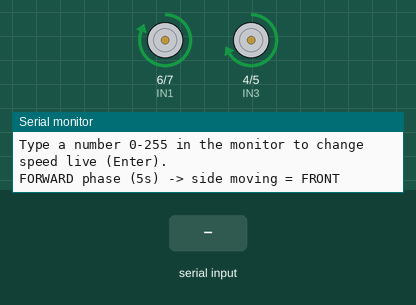
Recording of a sketch running on a simulated Arduino Uno, built with avr-gcc and run on an emulated ATmega328P. Parts: motor-driver pin pairs drawn as motors (green arrow = first pin HIGH = forward, orange = second pin HIGH = backward, longer = more drive, scaled by the enable pin), the last lines printed to the serial monitor. Inputs (shaded band) come from the test bench.

Above: at 2.2 s.
2.3 s: "90,45\n" received over Serial
At 10.0 s:
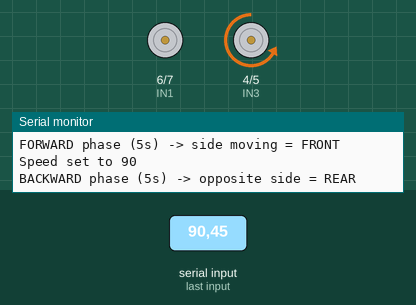
23.5 s: "30,150\n" received over Serial
42.5 s: "200\n" received over Serial
At 55.2 s:
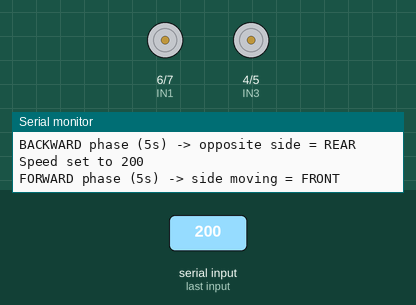
63.5 s: "90\n" received over Serial
At 66.0 s:
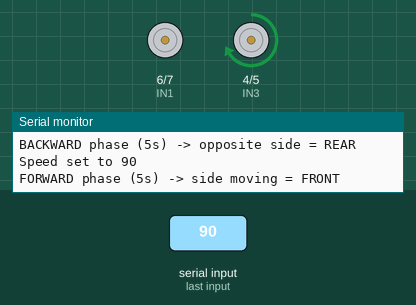
Timing chart, 0 to 82.5 s (numbered marks = the images above; inputs shaded):
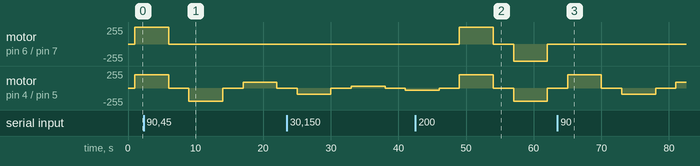

The sketch:

motor_test2.ino
```cpp
#define IN1 6
#define IN2 7
#define ENA 8
#define IN3 4
#define IN4 5
#define ENB 10

int speed = 200;

void setup() {
  Serial.begin(115200);
  pinMode(IN1, OUTPUT); pinMode(IN2, OUTPUT); pinMode(ENA, OUTPUT);
  pinMode(IN3, OUTPUT); pinMode(IN4, OUTPUT); pinMode(ENB, OUTPUT);
  delay(1000);
  Serial.println("=== DIRECTION TEST ===");
  Serial.println("Mark the side the robot moves on the FORWARD phase = your FRONT");
  Serial.println("Type a number 0-255 in the monitor to change speed live (Enter).");
}

void loop() {
  readSpeed();

  Serial.println("FORWARD phase (5s) -> side moving = FRONT");
  drive(1, speed);
  delay(5000);
  stop();
  delay(3000);

  readSpeed();

  Serial.println("BACKWARD phase (5s) -> opposite side = REAR");
  drive(-1, speed);
  delay(5000);
  stop();
  delay(3000);
}

void drive(int dir, int spd) {
  if (dir > 0) {
    digitalWrite(IN1, HIGH); digitalWrite(IN2, LOW);
    digitalWrite(IN3, HIGH); digitalWrite(IN4, LOW);
  } else {
    digitalWrite(IN1, LOW); digitalWrite(IN2, HIGH);
    digitalWrite(IN3, LOW); digitalWrite(IN4, HIGH);
  }
  analogWrite(ENA, spd);
  analogWrite(ENB, spd);
}

void stop() {
  analogWrite(ENA, 0);
  analogWrite(ENB, 0);
}

void readSpeed() {
  if (Serial.available()) {
    int v = Serial.parseInt();
    if (v >= 0 && v <= 255) {
      speed = v;
      Serial.print("Speed set to ");
      Serial.println(speed);
    }
    while (Serial.available()) Serial.read();
  }
}
```

Measured:
- after the input at 2.3 s, motor on pin 6 (IN1) / pin 7 (IN2): goes on until 6.0 s, then stays stopped
- after the input at 42.5 s, motor on pin 6 (IN1) / pin 7 (IN2): stopped → forward 255/255 after 6.5 s, → stopped 5.0 s later, → backward 255/255 3.0 s later, → stopped 5.0 s later
- after the input at 63.5 s, motor on pin 6 (IN1) / pin 7 (IN2): stops changing and stays stopped
